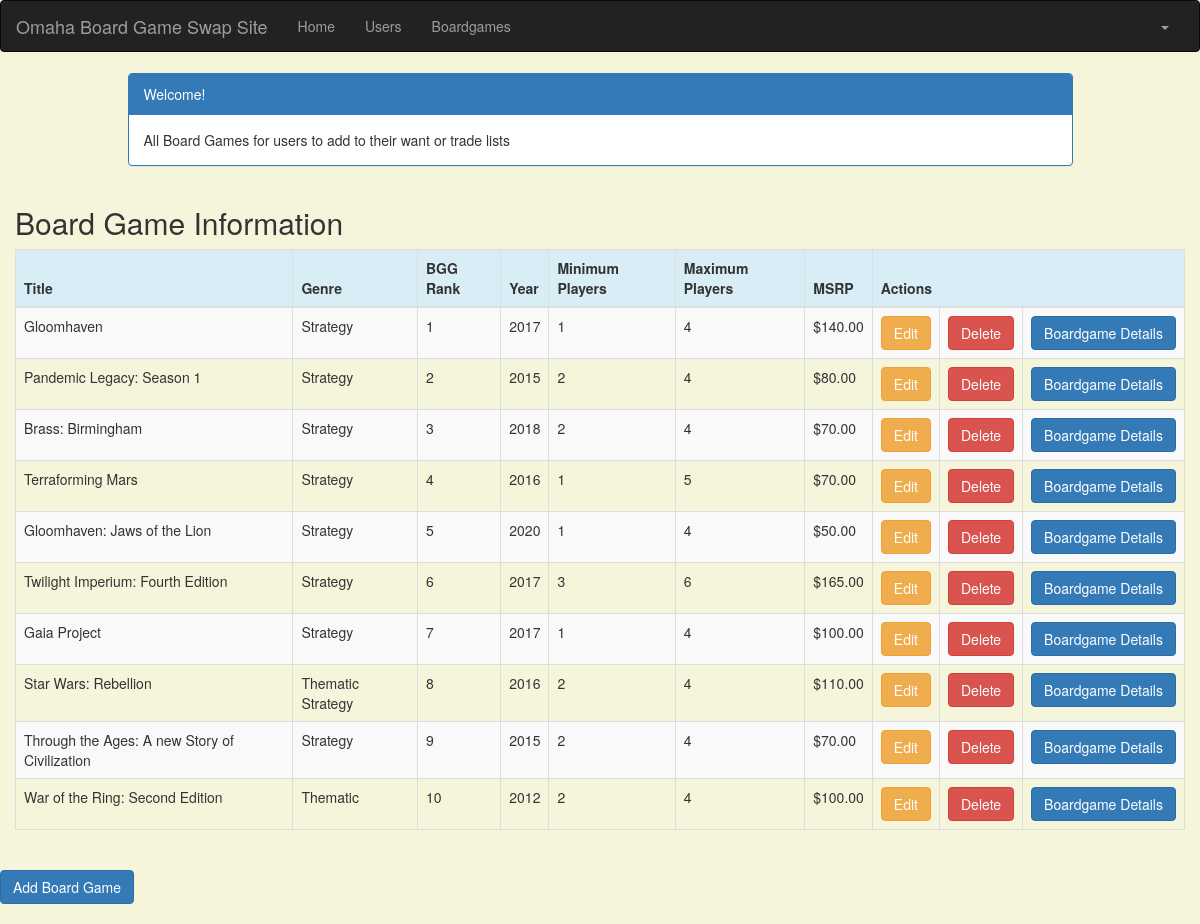
/boardgames_list (signed in), run on the app's committed database.
### crm/models.py (models this page shows, shortened)
class Boardgames(models.Model):
    boardgames_title = models.CharField(max_length=100)
    boardgames_genre = models.CharField(max_length=50)
    boardgames_BGG_rank = models.IntegerField()
    boardgames_year = models.IntegerField(default='2021')
    boardgames_player_count_min = models.IntegerField()
    boardgames_player_count_max = models.IntegerField()
    boardgames_msrp = models.IntegerField()
    created_date = models.DateTimeField(default=timezone.now)
    updated_date = models.DateTimeField(auto_now_add=True)
    def __str__(self):
        return str(self.id)

### crm/views.py (the view)
# urls.py: path('boardgames_list', views.boardgames_list, name='boardgames_list'),
@login_required
def boardgames_list(request):
    boardgames = Boardgames.objects.filter(created_date__lte=timezone.now())
    return render(request, 'crm/boardgames_list.html', {'boardgames': boardgames})

### templates/crm/boardgames_list.html (shortened to what this page needs)
<!DOCTYPE html>
{% extends 'crm/base.html' %}
{% block content %}
    <head>
        <link rel="stylesheet" href="https://maxcdn.bootstrapcdn.com/bootstrap/3.3.4/css/bootstrap.min.css">
    </head>
    <body>
    <div class="container">
        <div class="row">
            <div class="col-md-10 col-md-offset-1">
                <div class="panel panel-primary">
                    <div class="panel-heading">Welcome!</div>
                    <div class="panel-body">
                        All Board Games for users to add to their want or trade lists
                    </div>
                </div>
            </div>
        </div>
    </div>
    <div class="row">
        <h2 style="padding-left: 15Px">Board Game Information</h2>
    </div>
    <div>
        <table class="table table-striped table-bordered table-hover">
            <thead>
            <tr class="bg-info">
                <th>Title</th>
                <th>Genre</th>
                <th>BGG Rank</th>
                <th>Year</th>
                <th>Minimum Players</th>
                <th>Maximum Players</th>
                <th>MSRP</th>
                <th colspan="3">Actions</th>
            </tr>
            </thead>
            <tbody>
            {% for boardgames in boardgames %}
                <tr>
                    <td>{{ boardgames.boardgames_title }}</td>
                    <td>{{ boardgames.boardgames_genre }}</td>
                    <td>{{ boardgames.boardgames_BGG_rank }}</td>
                    <td>{{ boardgames.boardgames_year }}</td>
                    <td>{{ boardgames.boardgames_player_count_min }}</td>
                    <td>{{ boardgames.boardgames_player_count_max }}</td>
                    <td>${{ boardgames.boardgames_msrp|floatformat:2 }}</td>
                    {%  if request.user.is_superuser %}
                    <td><a href="{% url 'crm:boardgames_edit' pk=boardgames %}"
                           class="btn btn-warning">Edit</a></td>
                    <td><a href="{% url 'crm:boardgames_delete' pk=boardgames %}"
                           onclick="return confirm('Are you sure you want to delete?')"
                           class="btn btn-danger">Delete</a>
                    </td>
                    {% endif %}
                    <td><a href="{% url 'crm:boardgames_detail' pk=boardgames.pk %}"
                           class="btn btn-primary">Boardgame Details</a>
                </tr>
            {% endfor %}
            </tbody>
        </table>
    </div>
    <div class="row">
        <a href="{% url 'crm:boardgames_new' %}" class="row"><span
                class="btn btn-primary">Add Board Game</span></a>
    </div>
    </body>
{% endblock %}

### templates/crm/boardgames_list.html (style rules this page uses)
body { background-color: beige; }

### data on the page
Boardgames: boardgames_title "Gloomhaven", boardgames_genre "Strategy", boardgames_BGG_rank "1", boardgames_year "2017", boardgames_player_count_min "1", boardgames_player_count_max "4", boardgames_msrp "140.00"
Boardgames: boardgames_title "Pandemic Legacy: Season 1", boardgames_genre "Strategy", boardgames_BGG_rank "2", boardgames_year "2015", boardgames_player_count_min "2", boardgames_player_count_max "4", boardgames_msrp "80.00"
Boardgames: boardgames_title "Brass: Birmingham", boardgames_genre "Strategy", boardgames_BGG_rank "3", boardgames_year "2018", boardgames_player_count_min "2", boardgames_player_count_max "4", boardgames_msrp "70.00"
Boardgames: boardgames_title "Terraforming Mars", boardgames_genre "Strategy", boardgames_BGG_rank "4", boardgames_year "2016", boardgames_player_count_min "1", boardgames_player_count_max "5", boardgames_msrp "70.00"
Boardgames: boardgames_title "Gloomhaven: Jaws of the Lion", boardgames_genre "Strategy", boardgames_BGG_rank "5", boardgames_year "2020", boardgames_player_count_min "1", boardgames_player_count_max "4", boardgames_msrp "50.00"
Boardgames: boardgames_title "Twilight Imperium: Fourth Edition", boardgames_genre "Strategy", boardgames_BGG_rank "6", boardgames_year "2017", boardgames_player_count_min "3", boardgames_player_count_max "6", boardgames_msrp "165.00"
Boardgames: boardgames_title "Gaia Project", boardgames_genre "Strategy", boardgames_BGG_rank "7", boardgames_year "2017", boardgames_player_count_min "1", boardgames_player_count_max "4", boardgames_msrp "100.00"
Boardgames: boardgames_title "Star Wars: Rebellion", boardgames_genre "Thematic Strategy", boardgames_BGG_rank "8", boardgames_year "2016", boardgames_player_count_min "2", boardgames_player_count_max "4", boardgames_msrp "110.00"
Boardgames: boardgames_title "Through the Ages: A new Story of Civilization", boardgames_genre "Strategy", boardgames_BGG_rank "9", boardgames_year "2015", boardgames_player_count_min "2", boardgames_player_count_max "4", boardgames_msrp "70.00"
Boardgames: boardgames_title "War of the Ring: Second Edition", boardgames_genre "Thematic", boardgames_BGG_rank "10", boardgames_year "2012", boardgames_player_count_min "2", boardgames_player_count_max "4", boardgames_msrp "100.00"
